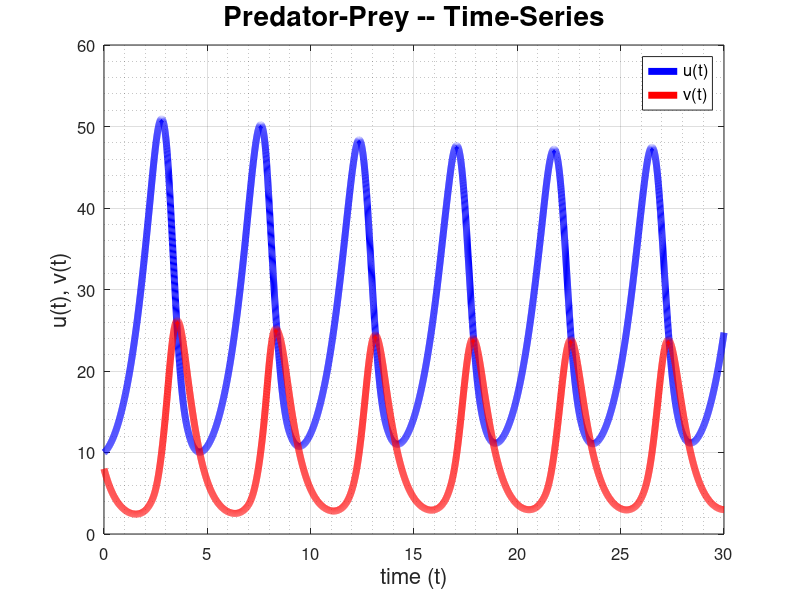
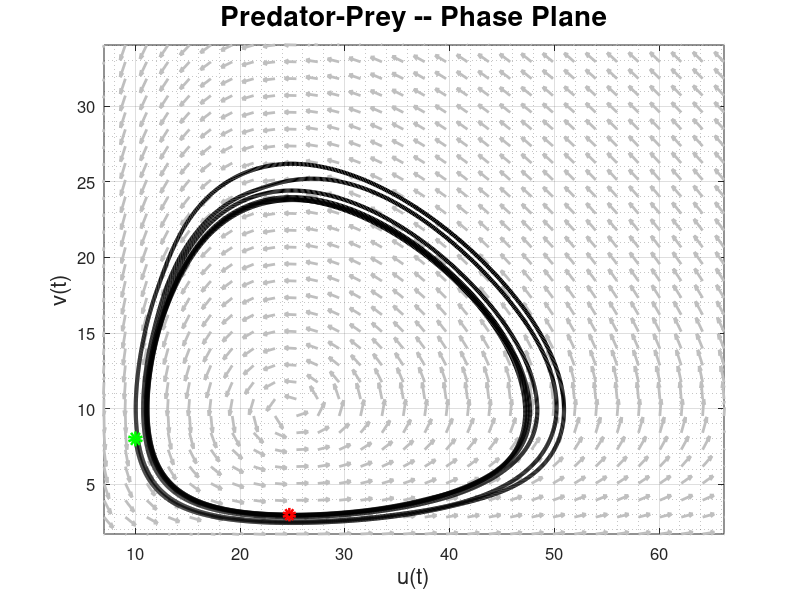

Source code (MATLAB) for these figures, in order:
%% Predator-Prey
close all; clear; clc

% Discretize time
N     = 1e4; 
t_0   = 0;
t_end = 30;
t     = linspace(t_0, t_end, N);

% Parameters
a = 1;
b = .1;
c = 2;
d = .08;

% Initial condition
u0 = 10;
v0 = 8;

U0 = [u0; v0];

% Right hand side
dudt = @(t,u,v) a*u - b*u.*v;
dvdt = @(t,u,v) -c*v + d*u.*v; 

dUdt = @(t,U) [dudt(t,U(1),U(2));
               dvdt(t,U(1),U(2))];

% Numerically solve the IVP
[t, U] = ode45(dUdt, t, U0);
u = U(:,1);
v = U(:,2);

% Plot the time series
figure(1)
plot(t,u,'b','linewidth',5)
hold on
plot(t,v,'r','linewidth',5)
set(gca, 'fontsize',12)
title('Predator-Prey -- Time-Series','fontsize',20)
xlabel('time (t)','fontsize',16)
ylabel('u(t), v(t)','fontsize',16)
legend('u(t)', 'v(t)', 'fontsize', 12)
grid on
grid minor

% Phase Plane with vector field
N = 30; 
buff = .3;
u_vec = linspace(min(u)-buff*abs(min(u)), max(u)+buff*abs(max(u)), N);
v_vec = linspace(min(v)-buff*abs(min(v)), max(v)+buff*abs(max(v)), N);
[Umesh,Vmesh] = meshgrid(u_vec,v_vec);

Norm = sqrt(dudt(0,Umesh,Vmesh).^2 + dvdt(0,Umesh,Vmesh).^2);

figure(2)
quiver(Umesh, Vmesh, dudt(0,Umesh,Vmesh)./Norm,dvdt(0,Umesh,Vmesh)./Norm,.5,...
    'linewidth',2,'color',[.75 .75 .75],'ShowArrowHead','on')
hold on
plot(u,v,'k','linewidth',3)
plot(u0,v0,'go','linewidth',5)
plot(u(end),v(end),'ro','linewidth',4)
set(gca, 'fontsize',12)
title('Predator-Prey -- Phase Plane','fontsize',20)
xlabel('u(t)','fontsize',16)
ylabel('v(t)','fontsize',16)
xlim([u_vec(1) u_vec(end)])
ylim([v_vec(1) v_vec(end)])
grid on
grid minor
